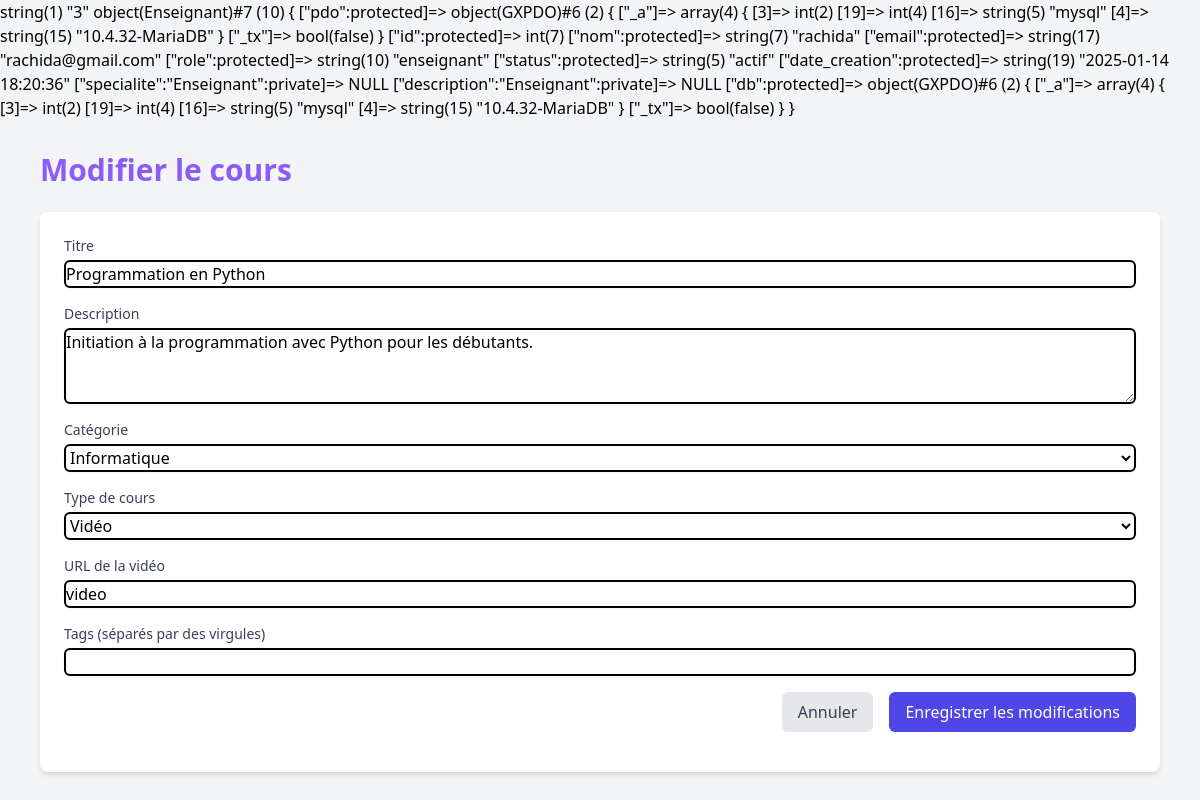
Before: /views/enseignant/edit_course.php?id=3 (signed in) with the older database file.
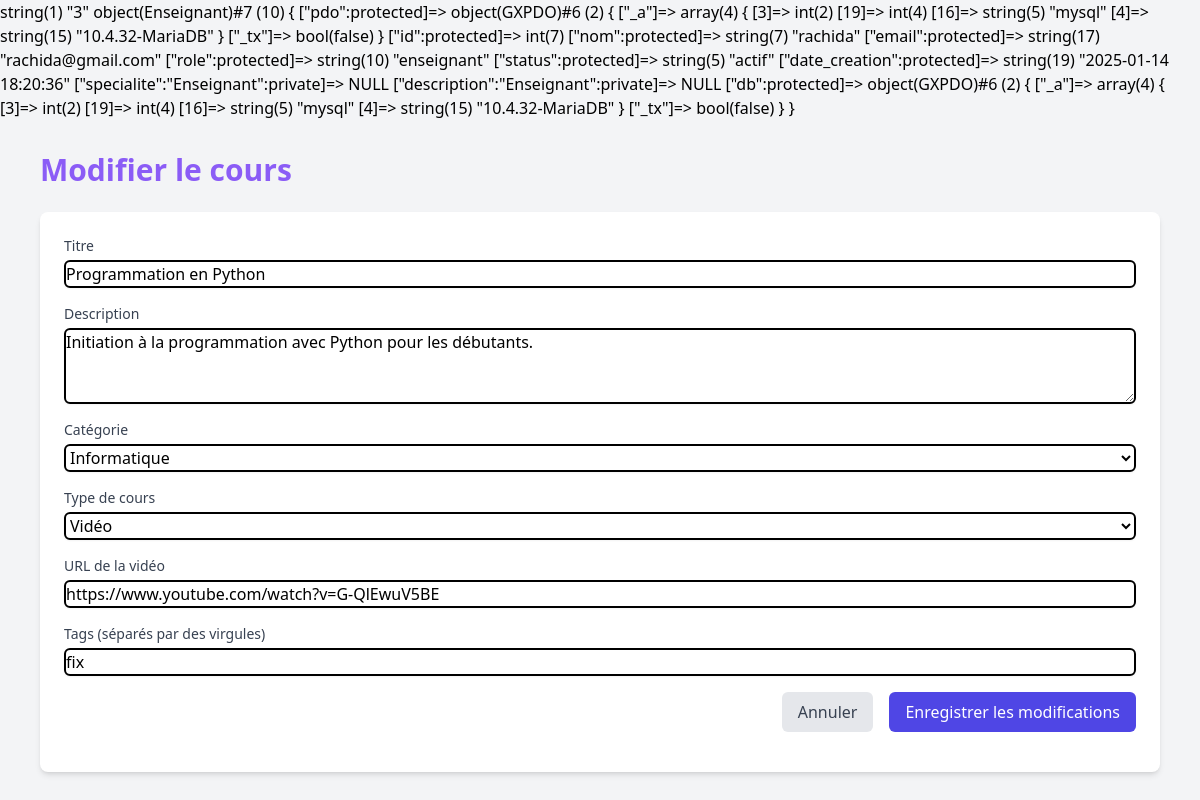
After: the same page with the newer database file.
### tables this page shows
CREATE TABLE `cours` (
  `id` int NOT NULL,
  `titre` varchar(250) NOT NULL,
  `description` text NOT NULL,
  `contenu` text NOT NULL,
  `categorie_id` int DEFAULT NULL,
  `enseignant_id` int DEFAULT NULL,
  `date_creation` timestamp NULL DEFAULT CURRENT_TIMESTAMP
);

CREATE TABLE `categories` (
  `id` int NOT NULL,
  `nom` varchar(100) NOT NULL
);

### views/enseignant/edit_course.php (the view, shortened to what this page needs)
<?php
$database = new Database();
$pdo = $database->connect();
$enseignant = new Enseignant($_SESSION['user_id'], $pdo);
$cours_id = isset($_GET['id']) ? $_GET['id'] : null;
var_dump($cours_id);
var_dump($enseignant);
$query_categories = "SELECT * FROM categories ORDER BY nom";
$stmt_categories = $pdo->prepare($query_categories);
$stmt_categories->execute();
$categories = $stmt_categories->fetchAll(PDO::FETCH_ASSOC);
$query = "SELECT c.*, GROUP_CONCAT(t.nom) as tags
          FROM cours c
          LEFT JOIN cours_tags ct ON c.id = ct.cours_id
          LEFT JOIN tags t ON ct.tag_id = t.id
          WHERE c.id = ? AND c.enseignant_id = ?
          GROUP BY c.id";
$stmt = $pdo->prepare($query);
$stmt->execute([$cours_id, $_SESSION['user_id']]);
$cours = $stmt->fetch(PDO::FETCH_ASSOC);
?>
<!DOCTYPE html>
<html lang="fr">
<head>
    <script src="https://cdn.tailwindcss.com"></script>
</head>
<body class="bg-gray-100">
    <div class="container mx-auto px-4 py-8 max-w-6xl">
        <h1 class="text-3xl font-bold text-violet-500 mb-6">Modifier le cours</h1>
        <div class="bg-white rounded-lg shadow-md p-6">
            <form method="POST" enctype="multipart/form-data">
                <div class="mb-4">
                    <label for="titre" class="block text-sm font-medium text-gray-700 mb-1">Titre</label>
                    <input type="text" class="w-full rounded-md bg-white border-2 border-black shadow-sm focus:border-black focus:ring-black"
                           id="titre" name="titre" required value="<?php echo htmlspecialchars($cours['titre']); ?>">
                </div>
                <div class="mb-4">
                    <label for="description" class="block text-sm font-medium text-gray-700 mb-1">Description</label>
                    <textarea class="w-full rounded-md bg-white border-2 border-black shadow-sm focus:border-black focus:ring-black"
                              id="description" name="description" rows="3" required><?php echo htmlspecialchars($cours['description']); ?></textarea>
                </div>
                <div class="mb-4">
                    <label for="categorie_id" class="block text-sm font-medium text-gray-700 mb-1">Catégorie</label>
                    <select class="w-full rounded-md bg-white border-2 border-black shadow-sm focus:border-black focus:ring-black"
                            id="categorie_id" name="categorie_id" required>
                        <?php foreach ($categories as $categorie): ?>
                            <option value="<?php echo htmlspecialchars($categorie['id']); ?>"
                                    <?php echo $categorie['id'] == $cours['categorie_id'] ? 'selected' : ''; ?>>
                                <?php echo htmlspecialchars($categorie['nom']); ?>
                            </option>
                        <?php endforeach; ?>
                    </select>
                </div>
                <div class="mb-4">
                    <label for="type_cours" class="block text-sm font-medium text-gray-700 mb-1">Type de cours</label>
                    <select class="w-full rounded-md bg-white border-2 border-black shadow-sm focus:border-black focus:ring-black"
                            id="type_cours" name="type_cours" required>
                        <option value="video" <?php echo strpos($cours['contenu'], '.pdf') === false ? 'selected' : ''; ?>>Vidéo</option>
                    </select>
                </div>
                <div id="video_url" class="mb-4 <?php echo strpos($cours['contenu'], '.pdf') === false ? '' : 'hidden'; ?>">
                    <label for="url_video" class="block text-sm font-medium text-gray-700 mb-1">URL de la vidéo</label>
                    <input type="url" class="w-full rounded-md bg-white border-2 border-black shadow-sm focus:border-black focus:ring-black"
                           id="url_video" name="url_video" value="<?php echo strpos($cours['contenu'], '.pdf') === false ? htmlspecialchars($cours['contenu']) : ''; ?>">
                </div>
                <div class="mb-4">
                    <label for="tags" class="block text-sm font-medium text-gray-700 mb-1">Tags (séparés par des virgules)</label>
                    <input type="text" class="w-full rounded-md bg-white border-2 border-black shadow-sm focus:border-black focus:ring-black"
                           id="tags" name="tags" value="<?php echo htmlspecialchars($cours['tags'] ?? ''); ?>">
                </div>
                <div class="flex justify-end space-x-4">
                    <a href="enseignant_dash.php" class="px-4 py-2 bg-gray-200 text-gray-700 rounded-md hover:bg-gray-300">Annuler</a>
                    <button type="submit" class="px-4 py-2 bg-indigo-600 text-white rounded-md hover:bg-violet-800">Enregistrer les modifications</button>
                </div>
            </form>
        </div>
    </div>
</body>
</html>

Changed rows visible on the page:
changed cours "Programmation en Python": url_video "video" → "https://www.youtube.com/watch?v=G-QlEwuV5BE"
Other visible differences:
form field tags: (not shown) → "fix"
